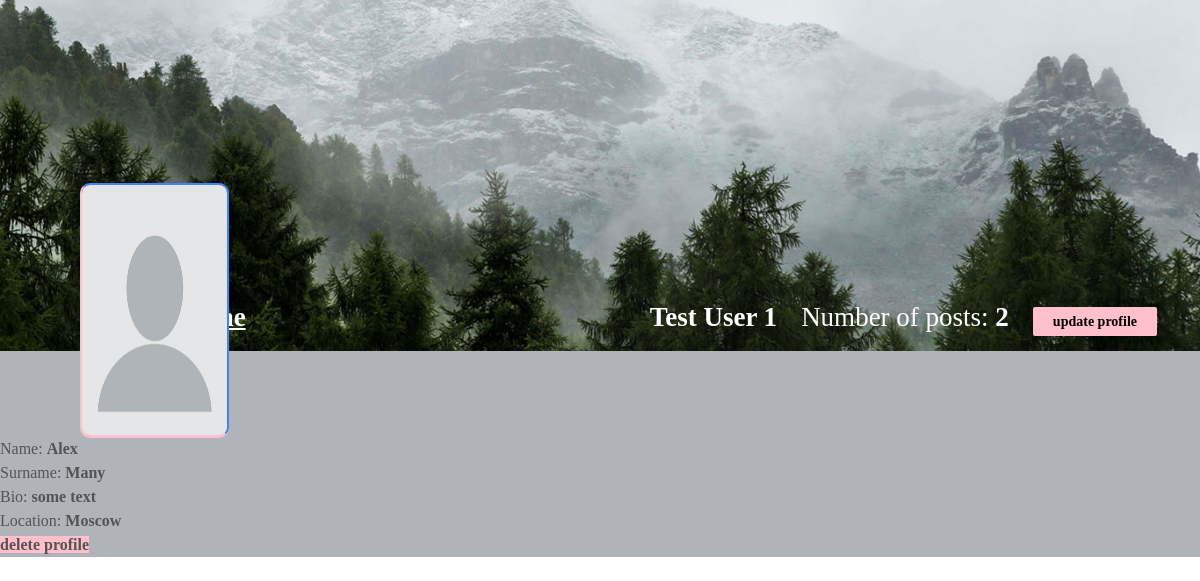
/profile/?user_pk=9 (signed in), run on the app's committed database.
### mainapp/models.py (models this page shows, shortened)
class Profile(models.Model):
    firstname = models.CharField(max_length=255)
    lastname = models.CharField(max_length=255)
    profile_picture = models.ImageField(upload_to='images',
                                        validators=[validate_file_size],
                                        null=True, blank=True)
    location = models.CharField(
        max_length=255, default='-', null=True, blank=True)
    bio = models.CharField(max_length=255, default='-', null=True, blank=True)
    user = models.ForeignKey(user, on_delete=models.CASCADE)

### mainapp/views.py (the view)
# urls.py: path('profile/', profile, name='another_profile'),
@login_required(login_url='/login/')
def profile(request):
    pk = request.GET.get('user_pk')
    user = User.objects.get(pk=pk)
    user_profile = Profile.objects.filter(user=user).first()
    post_number = Post.objects.filter(author=pk).count()
    context = {
        'user': user,
        'user_profile': user_profile,
        'post_number': post_number
    }
    if user == request.user:
        context["profile"] = Profile.objects.get(user=request.user)
        context["number_of_posts"] = Post.objects.filter(
            author=request.user).count()
        return render(request, 'profile.html', context)
    else:
        return render(request, 'another_profile.html', context)

### templates/profile.html (shortened to what this page needs)
{% load static %}
<!DOCTYPE html>
<html lang="en">
  <head>
    <link rel="stylesheet" href="{% static 'css/main.min.css' %}" />
    <link rel="stylesheet" href="{% static 'css/style.css' %}" />
    <link rel="stylesheet" href="{% static 'css/color.css' %}" />
    <link rel="stylesheet" href="{% static 'css/responsive.css' %}" />
  </head>
  <body>
    <section>
      <div class="feature-photo">
        <figure>
          <img src="{% static 'images/profile-background.jpg' %}" alt="" />
        </figure>
         <form>
          <div class="add-btn">
            <span style="color: white; font-size: 27px; margin-right: 400px"
              ><b
                ><u><a href="/main/">Home</a></u></b
              ></span
            >
            <span style="color: white; font-size: 27px"><b>{{user.username}}</b></span>
            <span style="color: white; font-size: 27px"
              >Number of posts:  <b>{{number_of_posts}}</b></span>
            <a href="/update_profile/" style="background-color: #ffc0cb; border: #ffc0cb">
                <b>update profile</b>
            </a>
          </div>
        </form enctype="multipart/form-data">
        <div class="container-fluid">
          <div class="row merged">
            <div class="col-lg-2 col-sm-3">
              <div class="user-avatar">
                <figure>
                  {% if profile.profile_picture %}
                  <img
                    src="{{profile.profile_picture.url}}"
                    style="height: 250px; width: 100%"
                    alt="">
                  {% else %}
                  <img
                    src="{% static 'images/blank-profile-picture.png' %}"
                    style="height: 250px; width: 100%"
                    alt="">
                  {% endif %}
                </figure>
              </div>
            </div>
            <div class="col-lg-10 col-sm-9">
              <div class="timeline-info">
                <ul>
                  <li class="admin-name">
                  </li>
                </ul>
              </div>
            </div>
          </div>
        </div>
      </div>
    </section>
    <div>
    <span class="block capitalize font-semibold">Name:   <b>{{profile.firstname}}</b></span>
    </div>
    <div>
    <span class="block capitalize font-semibold">Surname:   <b>{{profile.lastname}}</b></span>
    </div>
    <div>
    <span class="block capitalize font-semibold">Bio:   <b>{{profile.bio}}</b></span>
    </div>
    <div>
    <span class="block capitalize font-semibold">Location:   <b>{{profile.location}}</b></span>
    </div>
    <div>
    <a href="/delete_profile/" style="background-color: #ffc0cb; border: #ffc0cb"><b>delete profile</b></a>
    </div>
  </body>
</html>

### static/css/color.css (style rules this page uses)
#nprogress .bar, .timeline-info > ul li a::before, .add-btn > a, .activitiez > li::before, form button, .colla-apps > li a:hover, a.underline:before, .setting-row input:checked + label, .user-avatar:hover .edit-phto, .error-meta > a, .color-bg, .add-butn, .nav.nav-tabs.likes-btn > li a.active, a.dislike-btn, .drop > a:hover, .btn-view.btn-load-more:hover, .accordion .card h5 button[aria-expanded="true"], .chat-head, .f-page > figure em, .inbox-panel-head > ul > li > a, .nav-tabs--left .nav-link.active, .nav-tabs--left .nav-link.active:hover, footer .widget-title h4::before, #topcontrol, .sidebar .widget-title::before, .f-title::before, .g-post-classic > figure > i::after, .purify > a, .help-list > a:hover, .open-position::before, .info > a, .category-box:hover, .category-box.selected, a.main-btn, .section-heading::before, .getquot-baner, .more-branches > h4::before, .is-helpful > a, .cart-optionz > li > a:hover, .paginationz > li a:hover, .paginationz > li a.active, .shopping-cart, a.btn2:hover, .form-submit > input[type="submit"], button.submit-checkout, .delete-cart:hover, .proceed .button, .amount-area .update-cart, a.addnewforum, .apply-bttons > a { background: orange; }

### static/css/responsive.css (style rules this page uses)
@media screen and (max-width: 1281px) and (min-width: 1024px) { .timeline-info { line-height: 51px; } }
@media screen and (max-width: 1281px) and (min-width: 1024px) { .user-avatar { width: 80.2% } }

### data on the page
Profile: firstname "Alex", lastname "Many", bio "some text", location "Moscow"

### other printed values
{{ user.username }} "Test User 1"
{{ number_of_posts }} "2"
